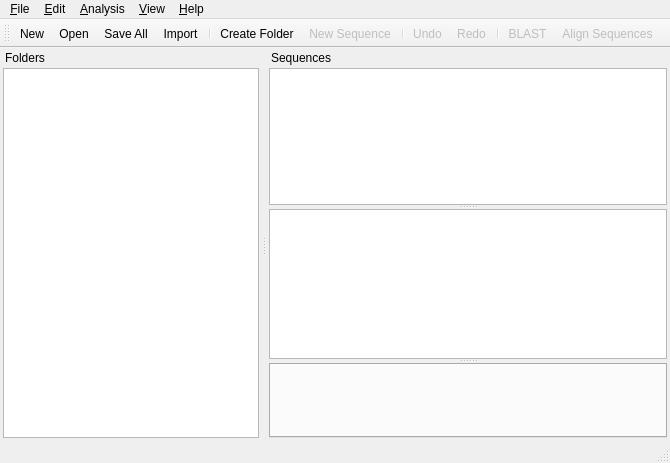
<?xml version="1.0" encoding="UTF-8"?>
<ui version="4.0">
 <class>MainWindow</class>
 <widget class="QMainWindow" name="MainWindow">
  <property name="geometry">
   <rect>
    <x>0</x>
    <y>0</y>
    <width>670</width>
    <height>463</height>
   </rect>
  </property>
  <property name="windowTitle">
   <string>MainWindow</string>
  </property>
  <property name="windowIcon">
   <iconset resource="../../resources.qrc">
    <normaloff>:/:aliases/images/icons/alignshop</normaloff>:/:aliases/images/icons/alignshop</iconset>
  </property>
  <widget class="QWidget" name="centralWidget">
   <layout class="QHBoxLayout" name="horizontalLayout">
    <property name="spacing">
     <number>3</number>
    </property>
    <property name="margin">
     <number>0</number>
    </property>
    <item>
     <widget class="QSplitter" name="folderDocumentSplitter">
      <property name="orientation">
       <enum>Qt::Horizontal</enum>
      </property>
      <widget class="QWidget" name="folderPanel" native="true">
       <property name="minimumSize">
        <size>
         <width>150</width>
         <height>0</height>
        </size>
       </property>
       <layout class="QVBoxLayout" name="verticalLayout">
        <property name="spacing">
         <number>3</number>
        </property>
        <property name="margin">
         <number>3</number>
        </property>
        <item>
         <widget class="QLabel" name="label">
          <property name="font">
           <font>
            <pointsize>9</pointsize>
           </font>
          </property>
          <property name="text">
           <string>Folders</string>
          </property>
          <property name="indent">
           <number>2</number>
          </property>
         </widget>
        </item>
        <item>
         <widget class="AdocTreeView" name="treeView">
          <property name="sizePolicy">
           <sizepolicy hsizetype="Expanding" vsizetype="Expanding">
            <horstretch>0</horstretch>
            <verstretch>3</verstretch>
           </sizepolicy>
          </property>
          <property name="contextMenuPolicy">
           <enum>Qt::CustomContextMenu</enum>
          </property>
          <property name="styleSheet">
           <string notr="true">QTreeView::item {
  height: 22px;
}</string>
          </property>
          <property name="editTriggers">
           <set>QAbstractItemView::AnyKeyPressed|QAbstractItemView::EditKeyPressed</set>
          </property>
          <property name="dragEnabled">
           <bool>true</bool>
          </property>
          <property name="dragDropMode">
           <enum>QAbstractItemView::DragDrop</enum>
          </property>
          <property name="defaultDropAction">
           <enum>Qt::MoveAction</enum>
          </property>
          <property name="selectionBehavior">
           <enum>QAbstractItemView::SelectItems</enum>
          </property>
          <property name="verticalScrollMode">
           <enum>QAbstractItemView::ScrollPerPixel</enum>
          </property>
          <property name="rootIsDecorated">
           <bool>true</bool>
          </property>
          <property name="uniformRowHeights">
           <bool>true</bool>
          </property>
          <property name="sortingEnabled">
           <bool>true</bool>
          </property>
          <attribute name="headerVisible">
           <bool>false</bool>
          </attribute>
         </widget>
        </item>
       </layout>
      </widget>
      <widget class="QWidget" name="widget_2" native="true">
       <property name="sizePolicy">
        <sizepolicy hsizetype="Preferred" vsizetype="Preferred">
         <horstretch>1</horstretch>
         <verstretch>0</verstretch>
        </sizepolicy>
       </property>
       <layout class="QVBoxLayout" name="verticalLayout_2">
        <property name="spacing">
         <number>3</number>
        </property>
        <property name="margin">
         <number>3</number>
        </property>
        <item>
         <widget class="QLabel" name="label_2">
          <property name="font">
           <font>
            <pointsize>9</pointsize>
           </font>
          </property>
          <property name="text">
           <string>Sequences</string>
          </property>
          <property name="indent">
           <number>2</number>
          </property>
         </widget>
        </item>
        <item>
         <widget class="QSplitter" name="splitter_2">
          <property name="orientation">
           <enum>Qt::Vertical</enum>
          </property>
          <property name="childrenCollapsible">
           <bool>false</bool>
          </property>
          <widget class="MultiSeqTableView" name="tableView">
           <property name="editTriggers">
            <set>QAbstractItemView::AnyKeyPressed|QAbstractItemView::EditKeyPressed</set>
           </property>
           <property name="dragEnabled">
            <bool>true</bool>
           </property>
           <property name="dragDropOverwriteMode">
            <bool>false</bool>
           </property>
           <property name="dragDropMode">
            <enum>QAbstractItemView::DragDrop</enum>
           </property>
           <property name="defaultDropAction">
            <enum>Qt::MoveAction</enum>
           </property>
           <property name="alternatingRowColors">
            <bool>true</bool>
           </property>
           <property name="selectionMode">
            <enum>QAbstractItemView::ExtendedSelection</enum>
           </property>
           <property name="selectionBehavior">
            <enum>QAbstractItemView::SelectRows</enum>
           </property>
           <property name="verticalScrollMode">
            <enum>QAbstractItemView::ScrollPerPixel</enum>
           </property>
           <property name="horizontalScrollMode">
            <enum>QAbstractItemView::ScrollPerPixel</enum>
           </property>
           <property name="showGrid">
            <bool>false</bool>
           </property>
           <property name="sortingEnabled">
            <bool>true</bool>
           </property>
           <attribute name="horizontalHeaderVisible">
            <bool>true</bool>
           </attribute>
           <attribute name="horizontalHeaderDefaultSectionSize">
            <number>100</number>
           </attribute>
           <attribute name="horizontalHeaderHighlightSections">
            <bool>false</bool>
           </attribute>
           <attribute name="horizontalHeaderMinimumSectionSize">
            <number>20</number>
           </attribute>
           <attribute name="horizontalHeaderStretchLastSection">
            <bool>true</bool>
           </attribute>
           <attribute name="verticalHeaderVisible">
            <bool>false</bool>
           </attribute>
           <attribute name="verticalHeaderDefaultSectionSize">
            <number>22</number>
           </attribute>
          </widget>
          <widget class="QWidget" name="widget" native="true">
           <property name="enabled">
            <bool>true</bool>
           </property>
           <property name="sizePolicy">
            <sizepolicy hsizetype="Expanding" vsizetype="Expanding">
             <horstretch>0</horstretch>
             <verstretch>1</verstretch>
            </sizepolicy>
           </property>
           <layout class="QVBoxLayout" name="verticalLayout_3">
            <property name="margin">
             <number>0</number>
            </property>
            <item>
             <widget class="QSplitter" name="splitter">
              <property name="orientation">
               <enum>Qt::Vertical</enum>
              </property>
              <property name="childrenCollapsible">
               <bool>false</bool>
              </property>
              <widget class="WheelZoomGraphicsView" name="seqGraphicsView">
               <property name="sizePolicy">
                <sizepolicy hsizetype="Expanding" vsizetype="Expanding">
                 <horstretch>0</horstretch>
                 <verstretch>1</verstretch>
                </sizepolicy>
               </property>
               <property name="minimumSize">
                <size>
                 <width>0</width>
                 <height>150</height>
                </size>
               </property>
              </widget>
              <widget class="FlexTabWidget" name="flexTabWidget">
               <property name="sizePolicy">
                <sizepolicy hsizetype="Expanding" vsizetype="Expanding">
                 <horstretch>0</horstretch>
                 <verstretch>4</verstretch>
                </sizepolicy>
               </property>
               <property name="minimumSize">
                <size>
                 <width>0</width>
                 <height>75</height>
                </size>
               </property>
              </widget>
             </widget>
            </item>
           </layout>
          </widget>
         </widget>
        </item>
       </layout>
      </widget>
     </widget>
    </item>
   </layout>
  </widget>
  <widget class="QMenuBar" name="menuBar">
   <property name="geometry">
    <rect>
     <x>0</x>
     <y>0</y>
     <width>670</width>
     <height>23</height>
    </rect>
   </property>
   <widget class="QMenu" name="menu_File">
    <property name="title">
     <string>&amp;File</string>
    </property>
    <widget class="QMenu" name="menuNew">
     <property name="title">
      <string>New</string>
     </property>
     <addaction name="action_NewFolder"/>
     <addaction name="action_NewSequence"/>
    </widget>
    <addaction name="menuNew"/>
    <addaction name="separator"/>
    <addaction name="action_New"/>
    <addaction name="action_Open"/>
    <addaction name="action_Revert"/>
    <addaction name="action_Save"/>
    <addaction name="action_SaveAs"/>
    <addaction name="separator"/>
    <addaction name="action_Import"/>
    <addaction name="separator"/>
    <addaction name="action_Exit"/>
   </widget>
   <widget class="QMenu" name="menu_Edit">
    <property name="title">
     <string>&amp;Edit</string>
    </property>
    <addaction name="action_Undo"/>
    <addaction name="action_Redo"/>
    <addaction name="separator"/>
    <addaction name="action_Cut"/>
    <addaction name="action_Paste"/>
    <addaction name="action_Delete"/>
   </widget>
   <widget class="QMenu" name="menu_Analysis">
    <property name="title">
     <string>&amp;Analysis</string>
    </property>
    <addaction name="actionBlast"/>
    <addaction name="actionAlign"/>
   </widget>
   <widget class="QMenu" name="menu_View">
    <property name="title">
     <string>&amp;View</string>
    </property>
    <addaction name="action_BlastDatabases"/>
    <addaction name="action_TaskManager"/>
   </widget>
   <widget class="QMenu" name="menu_About">
    <property name="title">
     <string>&amp;Help</string>
    </property>
    <addaction name="actionAboutAlignShop"/>
    <addaction name="action_License"/>
   </widget>
   <addaction name="menu_File"/>
   <addaction name="menu_Edit"/>
   <addaction name="menu_Analysis"/>
   <addaction name="menu_View"/>
   <addaction name="menu_About"/>
  </widget>
  <widget class="QToolBar" name="mainToolBar">
   <property name="windowTitle">
    <string>Main tool bar</string>
   </property>
   <attribute name="toolBarArea">
    <enum>TopToolBarArea</enum>
   </attribute>
   <attribute name="toolBarBreak">
    <bool>false</bool>
   </attribute>
   <addaction name="action_New"/>
   <addaction name="action_Open"/>
   <addaction name="action_Save"/>
   <addaction name="action_Import"/>
   <addaction name="separator"/>
   <addaction name="action_NewFolder"/>
   <addaction name="action_NewSequence"/>
   <addaction name="separator"/>
   <addaction name="action_Undo"/>
   <addaction name="action_Redo"/>
   <addaction name="separator"/>
   <addaction name="actionBlast"/>
   <addaction name="actionAlign"/>
  </widget>
  <widget class="QStatusBar" name="statusBar"/>
  <action name="action_New">
   <property name="icon">
    <iconset resource="../../resources.qrc">
     <normaloff>:/resources/images/icons/seanau/New document.png</normaloff>:/resources/images/icons/seanau/New document.png</iconset>
   </property>
   <property name="text">
    <string>&amp;New</string>
   </property>
   <property name="shortcut">
    <string>Ctrl+N</string>
   </property>
  </action>
  <action name="action_Open">
   <property name="icon">
    <iconset resource="../../resources.qrc">
     <normaloff>:/resources/images/icons/seanau/Open.png</normaloff>:/resources/images/icons/seanau/Open.png</iconset>
   </property>
   <property name="text">
    <string>&amp;Open</string>
   </property>
   <property name="shortcut">
    <string>Ctrl+O</string>
   </property>
  </action>
  <action name="action_Save">
   <property name="enabled">
    <bool>true</bool>
   </property>
   <property name="icon">
    <iconset resource="../../resources.qrc">
     <normaloff>:/aliases/images/icons/document-save</normaloff>:/aliases/images/icons/document-save</iconset>
   </property>
   <property name="text">
    <string>&amp;Save All</string>
   </property>
   <property name="shortcut">
    <string>Ctrl+S</string>
   </property>
  </action>
  <action name="action_SaveAs">
   <property name="icon">
    <iconset resource="../../resources.qrc">
     <normaloff>:/aliases/images/icons/document-save-as</normaloff>:/aliases/images/icons/document-save-as</iconset>
   </property>
   <property name="text">
    <string>S&amp;ave As...</string>
   </property>
   <property name="toolTip">
    <string>Save As</string>
   </property>
  </action>
  <action name="action_Exit">
   <property name="icon">
    <iconset resource="../../resources.qrc">
     <normaloff>:/aliases/images/icons/application-exit</normaloff>:/aliases/images/icons/application-exit</iconset>
   </property>
   <property name="text">
    <string>E&amp;xit</string>
   </property>
   <property name="shortcut">
    <string>Ctrl+Q</string>
   </property>
  </action>
  <action name="action_Close">
   <property name="icon">
    <iconset resource="../../resources.qrc">
     <normaloff>:/aliases/images/icons/document-close</normaloff>:/aliases/images/icons/document-close</iconset>
   </property>
   <property name="text">
    <string>&amp;Close</string>
   </property>
   <property name="shortcut">
    <string>Ctrl+W</string>
   </property>
  </action>
  <action name="action_Import">
   <property name="icon">
    <iconset resource="../../resources.qrc">
     <normaloff>:/resources/images/icons/seanau/File import.png</normaloff>:/resources/images/icons/seanau/File import.png</iconset>
   </property>
   <property name="text">
    <string>&amp;Import...</string>
   </property>
   <property name="shortcut">
    <string>Ctrl+I</string>
   </property>
  </action>
  <action name="action_Undo">
   <property name="enabled">
    <bool>false</bool>
   </property>
   <property name="icon">
    <iconset resource="../../resources.qrc">
     <normaloff>:/aliases/images/icons/edit-undo</normaloff>:/aliases/images/icons/edit-undo</iconset>
   </property>
   <property name="text">
    <string>&amp;Undo</string>
   </property>
   <property name="shortcut">
    <string>Ctrl+Z</string>
   </property>
  </action>
  <action name="action_Redo">
   <property name="enabled">
    <bool>false</bool>
   </property>
   <property name="icon">
    <iconset resource="../../resources.qrc">
     <normaloff>:/aliases/images/icons/edit-redo</normaloff>:/aliases/images/icons/edit-redo</iconset>
   </property>
   <property name="text">
    <string>&amp;Redo</string>
   </property>
   <property name="shortcut">
    <string>Ctrl+Shift+Z</string>
   </property>
  </action>
  <action name="action_Revert">
   <property name="enabled">
    <bool>false</bool>
   </property>
   <property name="icon">
    <iconset resource="../../resources.qrc">
     <normaloff>:/aliases/images/icons/document-revert</normaloff>:/aliases/images/icons/document-revert</iconset>
   </property>
   <property name="text">
    <string>Revert</string>
   </property>
  </action>
  <action name="action_Cut">
   <property name="enabled">
    <bool>false</bool>
   </property>
   <property name="icon">
    <iconset resource="../../resources.qrc">
     <normaloff>:/resources/images/icons/seanau/Cut.png</normaloff>:/resources/images/icons/seanau/Cut.png</iconset>
   </property>
   <property name="text">
    <string>Cu&amp;t</string>
   </property>
  </action>
  <action name="action_Copy">
   <property name="icon">
    <iconset resource="../../resources.qrc">
     <normaloff>:/resources/images/icons/seanau/Copy.png</normaloff>:/resources/images/icons/seanau/Copy.png</iconset>
   </property>
   <property name="text">
    <string>&amp;Copy</string>
   </property>
  </action>
  <action name="action_Paste">
   <property name="enabled">
    <bool>false</bool>
   </property>
   <property name="icon">
    <iconset resource="../../resources.qrc">
     <normaloff>:/resources/images/icons/seanau/Paste.png</normaloff>:/resources/images/icons/seanau/Paste.png</iconset>
   </property>
   <property name="text">
    <string>&amp;Paste</string>
   </property>
  </action>
  <action name="action_Delete">
   <property name="enabled">
    <bool>false</bool>
   </property>
   <property name="icon">
    <iconset resource="../../resources.qrc">
     <normaloff>:/resources/images/icons/seanau/Delete.png</normaloff>:/resources/images/icons/seanau/Delete.png</iconset>
   </property>
   <property name="text">
    <string>&amp;Delete</string>
   </property>
  </action>
  <action name="action_SelectAll">
   <property name="icon">
    <iconset resource="../../resources.qrc">
     <normaloff>:/aliases/images/icons/edit-select-all</normaloff>:/aliases/images/icons/edit-select-all</iconset>
   </property>
   <property name="text">
    <string>Select &amp;All</string>
   </property>
  </action>
  <action name="actionBlast">
   <property name="enabled">
    <bool>false</bool>
   </property>
   <property name="icon">
    <iconset resource="../../resources.qrc">
     <normaloff>:/aliases/images/icons/blast</normaloff>:/aliases/images/icons/blast</iconset>
   </property>
   <property name="text">
    <string>&amp;BLAST...</string>
   </property>
   <property name="toolTip">
    <string>BLAST or PSI-BLAST sequence(s)</string>
   </property>
  </action>
  <action name="actionAlign">
   <property name="enabled">
    <bool>false</bool>
   </property>
   <property name="icon">
    <iconset resource="../../resources.qrc">
     <normaloff>:/aliases/images/icons/amino-msa</normaloff>:/aliases/images/icons/amino-msa</iconset>
   </property>
   <property name="text">
    <string>Align Sequences</string>
   </property>
   <property name="toolTip">
    <string>Construct a MSA from the current selection</string>
   </property>
  </action>
  <action name="action_BlastDatabases">
   <property name="icon">
    <iconset resource="../../resources.qrc">
     <normaloff>:/resources/images/icons/seanau/Databases.png</normaloff>:/resources/images/icons/seanau/Databases.png</iconset>
   </property>
   <property name="text">
    <string>&amp;BLAST Databases</string>
   </property>
   <property name="toolTip">
    <string>Open BLAST Database Manager</string>
   </property>
   <property name="shortcut">
    <string>Ctrl+Shift+B</string>
   </property>
  </action>
  <action name="action_TaskManager">
   <property name="icon">
    <iconset resource="../../resources.qrc">
     <normaloff>:/aliases/images/icons/task-manager</normaloff>:/aliases/images/icons/task-manager</iconset>
   </property>
   <property name="text">
    <string>&amp;Task Manager</string>
   </property>
   <property name="toolTip">
    <string>Open the Task Manager</string>
   </property>
   <property name="shortcut">
    <string>Ctrl+Shift+T</string>
   </property>
  </action>
  <action name="action_NewSequence">
   <property name="enabled">
    <bool>false</bool>
   </property>
   <property name="icon">
    <iconset resource="../../resources.qrc">
     <normaloff>:/aliases/images/icons/new-sequence</normaloff>:/aliases/images/icons/new-sequence</iconset>
   </property>
   <property name="text">
    <string>New Sequence...</string>
   </property>
  </action>
  <action name="action_NewFolder">
   <property name="enabled">
    <bool>true</bool>
   </property>
   <property name="icon">
    <iconset resource="../../resources.qrc">
     <normaloff>:/resources/images/icons/seanau/New folder.png</normaloff>:/resources/images/icons/seanau/New folder.png</iconset>
   </property>
   <property name="text">
    <string>Create Folder</string>
   </property>
  </action>
  <action name="actionAboutAlignShop">
   <property name="icon">
    <iconset resource="../../resources.qrc">
     <normaloff>:/resources/images/icons/oxygen/actions/bookmarks.png</normaloff>:/resources/images/icons/oxygen/actions/bookmarks.png</iconset>
   </property>
   <property name="text">
    <string>&amp;About AlignShop</string>
   </property>
  </action>
  <action name="action_License">
   <property name="text">
    <string>Licensing information</string>
   </property>
  </action>
 </widget>
 <layoutdefault spacing="6" margin="11"/>
 <customwidgets>
  <customwidget>
   <class>AdocTreeView</class>
   <extends>QTreeView</extends>
   <header>gui/widgets/AdocTreeView.h</header>
  </customwidget>
  <customwidget>
   <class>MultiSeqTableView</class>
   <extends>QTableView</extends>
   <header>gui/widgets/MultiSeqTableView.h</header>
  </customwidget>
  <customwidget>
   <class>FlexTabWidget</class>
   <extends>QTabWidget</extends>
   <header>gui/widgets/FlexTabWidget.h</header>
   <container>1</container>
  </customwidget>
  <customwidget>
   <class>WheelZoomGraphicsView</class>
   <extends>QGraphicsView</extends>
   <header>gui/widgets/views/WheelZoomGraphicsView.h</header>
  </customwidget>
 </customwidgets>
 <resources>
  <include location="../../resources.qrc"/>
 </resources>
 <connections/>
</ui>
